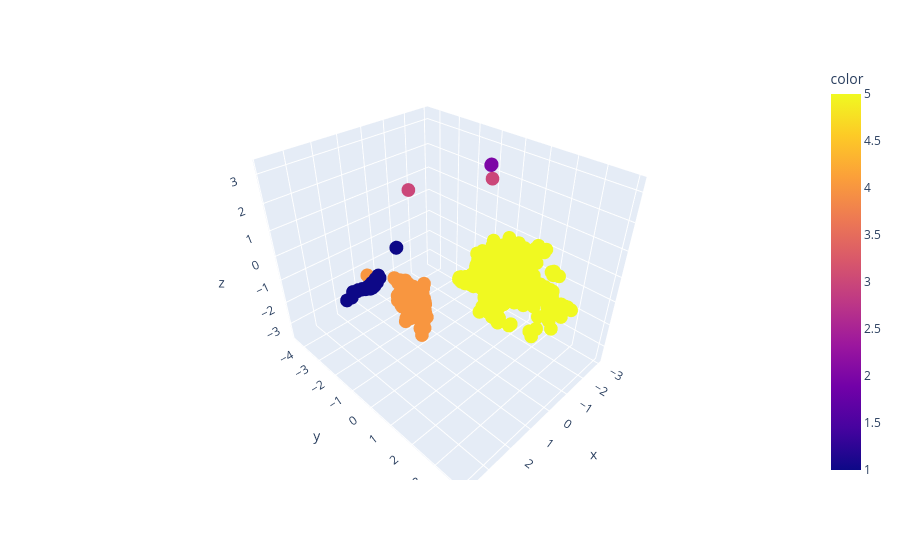

Notebook cell for this chart:
### Code cell
import plotly.express as px
fig = px.scatter_3d(x=Coord_TSNE[:,0], y=Coord_TSNE[:,1], z=Coord_TSNE[:,2], color=df_stems['stars_rat']
                   )
fig.show()

### Figure 1 — Plotly figure (JSON) as saved in the notebook; plotly's stock layout.template omitted (floating-point values rounded to 4 significant figures; data arrays with more than 128 entries replaced by an {"elided": "..."} marker saying what was removed)
{"data": [{"hovertemplate": "x=%{x}<br>y=%{y}<br>z=%{z}<br>color=%{marker.color}<extra></extra>", "legendgroup": "", "marker": {"color": {"elided": "1501 int values"}, "coloraxis": "coloraxis", "symbol": "circle"}, "mode": "markers", "name": "", "scene": "scene", "showlegend": false, "type": "scatter3d", "x": {"elided": "1501 float values"}, "y": {"elided": "1501 float values"}, "z": {"elided": "1501 float values"}}], "layout": {"coloraxis": {"colorbar": {"title": {"text": "color"}}, "colorscale": [[0, "#0d0887"], [0.1111, "#46039f"], [0.2222, "#7201a8"], [0.3333, "#9c179e"], [0.4444, "#bd3786"], [0.5556, "#d8576b"], [0.6667, "#ed7953"], [0.7778, "#fb9f3a"], [0.8889, "#fdca26"], [1, "#f0f921"]]}, "legend": {"tracegroupgap": 0}, "margin": {"t": 60}, "scene": {"domain": {"x": [0, 1], "y": [0, 1]}, "xaxis": {"title": {"text": "x"}}, "yaxis": {"title": {"text": "y"}}, "zaxis": {"title": {"text": "z"}}}}}
